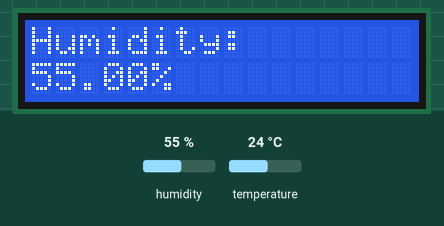
Recording of a sketch running on a simulated Arduino Uno, built with avr-gcc and run on an emulated ATmega328P. Shown: 16×2 character LCD. The inputs (shaded band) are chosen by the test bench; at power-on: humidity 55 %, temperature 24 °C.

Above: at 1.2 s.
1.3 s: humidity set to 22 %
At 3.0 s:
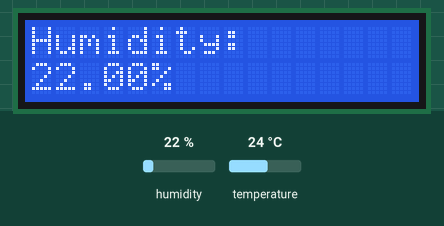
4.1 s: humidity set to 40 %
At 5.6 s:
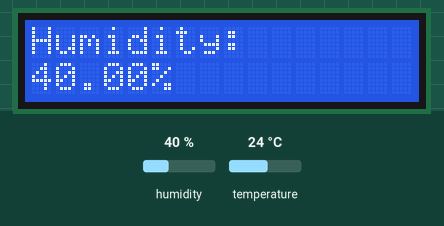
6.9 s: humidity set to 68 %
At 9.7 s:
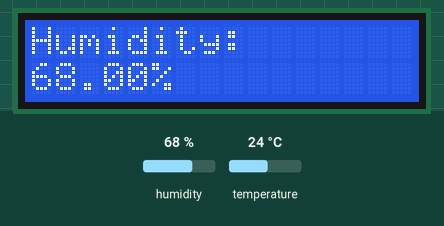
Timing chart, 0 to 11.2 s (numbered marks = the images above; inputs shaded):
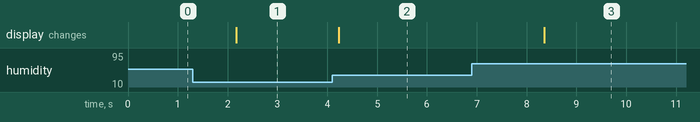

Measured:
- after the input at 1.3 s, the display: changes after 0.87 s (image 1)
- after the input at 4.1 s, the display: changes after 0.13 s (image 2)
- after the input at 6.9 s, the display: changes after 1.5 s (image 3)

The sketch:

Digital_Hygrometer.ino
```cpp
// Remember to include Adafruit_Unified_Sensor-1.1.14 library.
#include <DHT.h>
#include <LiquidCrystal_I2C.h>

int DHTDataPin = 2;

DHT dhtSensor(DHTDataPin, DHT11);
LiquidCrystal_I2C lcd(0x27, 16, 2);

void setup() {
  // put your setup code here, to run once:
  dhtSensor.begin();
  lcd.init();
  lcd.backlight();
}

void loop() {
  // put your main code here, to run repeatedly:
  float humidity = dhtSensor.readHumidity();

  lcd.clear();
  lcd.setCursor(0,0);
  // check if any reads failed
  if (isnan(humidity))
  {
    lcd.print("Failed to read from DHT11 sensor!");
  }
  else
  {
    lcd.print("Humidity: ");
    lcd.setCursor(0,1);
    lcd.print(humidity);
    lcd.print("%");
  }
  delay(1000);
}
```
